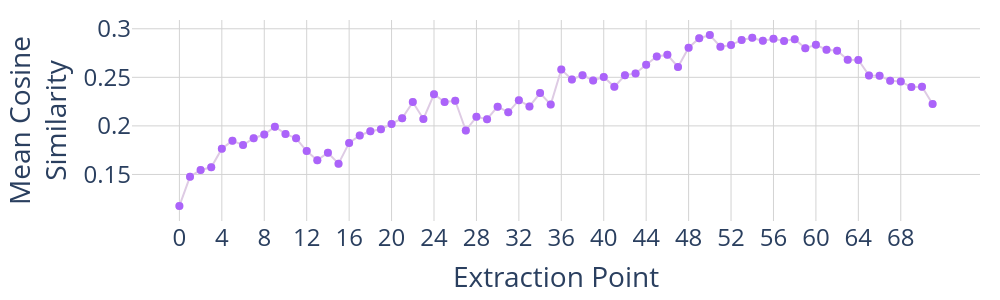

Notebook source saved alongside this figure:
### Markdown cell above
### Mean cosine of refusal directions at each layer with other layers

### Code cell
layer_names = [str(i) for i in range(2 * num_layers)]

flatten_dirs = refusal_dirs.reshape(-1, refusal_dirs.shape[-1])
pairwise_cosine = flatten_dirs @ flatten_dirs.T
mean_cosine = pairwise_cosine.mean(dim=-1).cpu().numpy()

# Find the best layer based on mean cosine similarity
max_mean_cosine_act_idx = np.argmax(mean_cosine)
max_mean_cosine_layer = max_mean_cosine_act_idx // 2

print(f"Best layer by mean cosine: {max_mean_cosine_layer}")
print(layer_names[np.argmax(mean_cosine)])

# Plot mean cosine similarity
fig = go.Figure()

fig.add_trace(
    go.Scatter(
        x=layer_names,
        y=mean_cosine,
        mode="lines+markers",
        marker=dict(size=8, color=colour_map_light["neutral"]),
        showlegend=False,
    )
)

fig.add_trace(
    go.Scatter(
        x=layer_names[::],
        y=mean_cosine[::],
        mode="markers",
        marker=dict(size=8, color=colour_map["neutral"]),
        showlegend=False,
    )
)

fig.update_layout(
    plot_bgcolor="white",
    grid=dict(rows=1, columns=1),
    xaxis=dict(
        type="category",
        title=dict(text="Extraction Point", font=dict(size=28)),
        dtick=4,
        gridcolor="lightgrey",
        tickfont=dict(size=24),
    ),
    yaxis=dict(
        title=dict(text="Mean Cosine<br>Similarity", font=dict(size=28)),
        gridcolor="lightgrey",
        zeroline=False,
        tickfont=dict(size=24),
    ),
    hovermode="x unified",
    height=300,
    width=1000,
    margin=dict(l=20, r=20, t=20, b=20),
)

fig.show()
fig.write_html(VISUALIZATION_DIR / "mean_cosine.html")

### Figure 1 — Plotly figure (JSON) as saved in the notebook; plotly's stock layout.template omitted (floating-point values rounded to 4 significant figures)
{"data": [{"marker": {"color": "rgb(222,203,228)", "size": 8}, "mode": "lines+markers", "showlegend": false, "type": "scatter", "x": ["0", "1", "2", "3", "4", "5", "6", "7", "8", "9", "10", "11", "12", "13", "14", "15", "16", "17", "18", "19", "20", "21", "22", "23", "24", "25", "26", "27", "28", "29", "30", "31", "32", "33", "34", "35", "36", "37", "38", "39", "40", "41", "42", "43", "44", "45", "46", "47", "48", "49", "50", "51", "52", "53", "54", "55", "56", "57", "58", "59", "60", "61", "62", "63", "64", "65", "66", "67", "68", "69", "70", "71"], "y": [0.1176, 0.1478, 0.1547, 0.1574, 0.1766, 0.1848, 0.1803, 0.1873, 0.1911, 0.1991, 0.1917, 0.1872, 0.1741, 0.1647, 0.1723, 0.1611, 0.1825, 0.1901, 0.1945, 0.1964, 0.2021, 0.2079, 0.2245, 0.2071, 0.2326, 0.2246, 0.2259, 0.1952, 0.2093, 0.2069, 0.2198, 0.2139, 0.2265, 0.22, 0.2338, 0.2219, 0.258, 0.2478, 0.2523, 0.2467, 0.2504, 0.2402, 0.2522, 0.254, 0.263, 0.2714, 0.2732, 0.2606, 0.2805, 0.2903, 0.2935, 0.2815, 0.2833, 0.2885, 0.2907, 0.2875, 0.2898, 0.2875, 0.2893, 0.28, 0.2835, 0.2784, 0.2774, 0.268, 0.2679, 0.252, 0.2517, 0.2465, 0.2456, 0.24, 0.2404, 0.2226]}, {"marker": {"color": "#AB63FA", "size": 8}, "mode": "markers", "showlegend": false, "type": "scatter", "x": ["0", "1", "2", "3", "4", "5", "6", "7", "8", "9", "10", "11", "12", "13", "14", "15", "16", "17", "18", "19", "20", "21", "22", "23", "24", "25", "26", "27", "28", "29", "30", "31", "32", "33", "34", "35", "36", "37", "38", "39", "40", "41", "42", "43", "44", "45", "46", "47", "48", "49", "50", "51", "52", "53", "54", "55", "56", "57", "58", "59", "60", "61", "62", "63", "64", "65", "66", "67", "68", "69", "70", "71"], "y": [0.1176, 0.1478, 0.1547, 0.1574, 0.1766, 0.1848, 0.1803, 0.1873, 0.1911, 0.1991, 0.1917, 0.1872, 0.1741, 0.1647, 0.1723, 0.1611, 0.1825, 0.1901, 0.1945, 0.1964, 0.2021, 0.2079, 0.2245, 0.2071, 0.2326, 0.2246, 0.2259, 0.1952, 0.2093, 0.2069, 0.2198, 0.2139, 0.2265, 0.22, 0.2338, 0.2219, 0.258, 0.2478, 0.2523, 0.2467, 0.2504, 0.2402, 0.2522, 0.254, 0.263, 0.2714, 0.2732, 0.2606, 0.2805, 0.2903, 0.2935, 0.2815, 0.2833, 0.2885, 0.2907, 0.2875, 0.2898, 0.2875, 0.2893, 0.28, 0.2835, 0.2784, 0.2774, 0.268, 0.2679, 0.252, 0.2517, 0.2465, 0.2456, 0.24, 0.2404, 0.2226]}], "layout": {"grid": {"columns": 1, "rows": 1}, "height": 300, "hovermode": "x unified", "margin": {"b": 20, "l": 20, "r": 20, "t": 20}, "plot_bgcolor": "white", "width": 1000, "xaxis": {"dtick": 4, "gridcolor": "lightgrey", "tickfont": {"size": 24}, "title": {"font": {"size": 28}, "text": "Extraction Point"}, "type": "category"}, "yaxis": {"gridcolor": "lightgrey", "tickfont": {"size": 24}, "title": {"font": {"size": 28}, "text": "Mean Cosine<br>Similarity"}, "zeroline": false}}}
